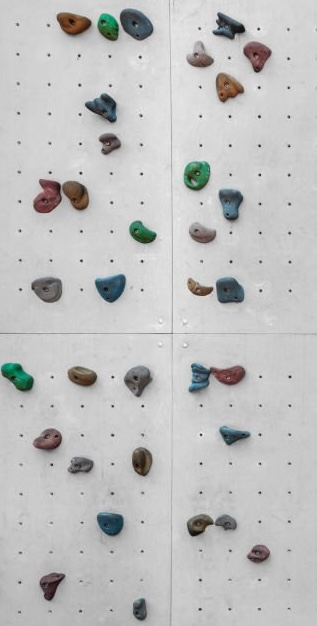
#> input picture assets/climbing_wall.jpg, 317 x 626 px
$ python edge_detection.py
#> lines starting #> are read from the running program, lines starting #| are printed output that depends on the picture; after the words box and inside, x2 and y2 are one past the last pixel; in counts of white or black regions, pixels touching at a corner belong together
import cv2
import numpy as np
import matplotlib
import matplotlib.pyplot as plt
from sklearn.cluster import KMeans

# Edge detect the image and show a black and white representation of the edges
def edge_detection(image, image_path=None):
    if image_path is not None:
        image = cv2.imread(image_path)
    gray = cv2.cvtColor(image, cv2.COLOR_BGR2GRAY)
    edges = cv2.Canny(gray, 100, 200)
    return edges
    #cv2.imshow("Edges", edges)
    #cv2.waitKey(0)
    #cv2.destroyAllWindows()


# draw bounding boxes around the detected edges from edge_detection
def draw_bounding_boxes(image, image_path=None, min_width=10, min_height=10):
    if image_path is not None:
        image = cv2.imread(image_path)
    gray = cv2.cvtColor(image, cv2.COLOR_BGR2GRAY)
    edges = cv2.Canny(gray, 100, 200)
    contours, _ = cv2.findContours(edges, cv2.RETR_EXTERNAL, cv2.CHAIN_APPROX_SIMPLE)
    for contour in contours:
        x, y, w, h = cv2.boundingRect(contour)
        if w >= min_width and h >= min_height:
            cv2.rectangle(image, (x, y), (x + w, y + h), (0, 255, 0), 2)
    return image

# draw bounding boxes around the detected edges from edge_detection and remove anything not in a bounding box
# lets also take the corner of each bounding box and see what color it is and then remove that color and annything similar from the image
def draw_bounding_boxes_and_remove(image, image_path=None, min_width=10, min_height=10):
    if image_path is not None:
        image = cv2.imread(image_path)
    gray = cv2.cvtColor(image, cv2.COLOR_BGR2GRAY)
    edges = cv2.Canny(gray, 100, 200)
    contours, _ = cv2.findContours(edges, cv2.RETR_EXTERNAL, cv2.CHAIN_APPROX_SIMPLE)
    bounding_boxes = []
    for contour in contours:
        x, y, w, h = cv2.boundingRect(contour)
        if w >= min_width and h >= min_height:
            bounding_boxes.append((x, y, w, h))
            cv2.rectangle(image, (x, y), (x + w, y + h), (0, 0, 0), 2)
    mask = np.zeros_like(edges)
    for x, y, w, h in bounding_boxes:
        mask[y:y+h, x:x+w] = 255
    image = cv2.bitwise_and(image, image, mask=mask)
    # now lets use the most common color in each bounding box and make the whole bounding box that color
    for x, y, w, h in bounding_boxes:
        box = image[y:y+h, x:x+w]
        box = box.reshape((-1, 3))
        kmeans = KMeans(n_clusters=1).fit(box)
        color = kmeans.cluster_centers_[0]
        image[y:y+h, x:x+w] = color
    return image

def apply_kmeans_image_tracing(image, n_colors=8, image_path=None, saturation_scale=2, value_scale=2):
    if image_path is not None:
        image = cv2.imread(image_path)
    hsv_image = cv2.cvtColor(image, cv2.COLOR_BGR2HSV)
    h, s, v = cv2.split(hsv_image)
    s = cv2.multiply(s, np.array([saturation_scale]))
    v = cv2.multiply(v, np.array([value_scale]))
    s = np.clip(s, 0, 255)
    v = np.clip(v, 0, 255)
    hsv_image = cv2.merge([h, s, v])
    enhanced_image = cv2.cvtColor(hsv_image, cv2.COLOR_HSV2RGB)
    pixel_values = enhanced_image.reshape((-1, 3))
    pixel_values = np.float32(pixel_values)
    criteria = (cv2.TERM_CRITERIA_EPS + cv2.TERM_CRITERIA_MAX_ITER, 100, 0.2)
    _, labels, centers = cv2.kmeans(pixel_values, n_colors, None, criteria, 10, cv2.KMEANS_RANDOM_CENTERS)
    centers = np.uint8(centers)
    result_image = centers[labels.flatten()]
    result_image = result_image.reshape(enhanced_image.shape)
    return cv2.cvtColor(result_image, cv2.COLOR_RGB2BGR)

# doesnt work
def remove_shadows(image):
    lab = cv2.cvtColor(image, cv2.COLOR_BGR2Lab)
    l, a, b = cv2.split(lab)
    clahe = cv2.createCLAHE(clipLimit=3.0, tileGridSize=(8, 8))
    cl = clahe.apply(l)
    limg = cv2.merge((cl, a, b))
    final = cv2.cvtColor(limg, cv2.COLOR_Lab2BGR)
    return final

def print_all_colors_in_image(image, image_path=None):
    if image_path is not None:
        image = cv2.imread(image_path)
    r, g, b = cv2.split(image)
    fig = plt.figure()
    axis = fig.add_subplot(1, 1, 1, projection="3d")
    pixel_colors = image.reshape((np.shape(image)[0]*np.shape(image)[1], 3))
    norm = matplotlib.colors.Normalize(vmin=-1.0, vmax=1.0)
    norm.autoscale(pixel_colors)
    pixel_colors = norm(pixel_colors).tolist()
    axis.scatter(r.flatten(), g.flatten(), b.flatten(),
                 facecolors=pixel_colors, marker=".")
    axis.set_xlabel("Red")
    axis.set_ylabel("Green")
    axis.set_zlabel("Blue")
    plt.show()

if __name__ == "__main__":
    n_colors = 5
    image = cv2.imread("assets/climbing_wall.jpg")
#> image is the input picture: shape (626, 317, 3); mean B, G, R 192.3, 192.6, 192.4
    cv2.imshow(f"Original", image)
    image = apply_kmeans_image_tracing(image, n_colors=n_colors)
#> in apply_kmeans_image_tracing, `hsv_image = cv2.cvtColor(image, cv2.COLOR_BGR2HSV)`: hsv_image: shape (626, 317, 3); mean H, S, V 18.9, 7, 193.9
#> in apply_kmeans_image_tracing, `hsv_image = cv2.merge([h, s, v])`: hsv_image: shape (626, 317, 3); mean H, S, V 18.9, 13, 249.6
#> in apply_kmeans_image_tracing, `enhanced_image = cv2.cvtColor(hsv_image, cv2.COLOR_HSV2RGB)`:
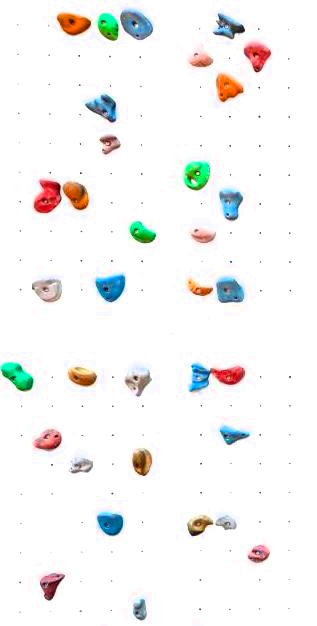
#> enhanced_image: shape (626, 317, 3); mean R, G, B 244.6, 244.6, 243.7
#> in apply_kmeans_image_tracing, `_, labels, centers = cv2.kmeans(pixel_values, n_colors, None, criteria..`: centers = [[205.3, 167.6, 157.9], [54.41, 115.9, 108.5], [254.5, 254.5, 254.6], [180.7, 72.23, 40.88], [65.87, 194.8, 194.2]]
#> in apply_kmeans_image_tracing, `centers = np.uint8(centers)`: centers = [[205, 167, 157], [54, 115, 108], [254, 254, 254], [180, 72, 40], [65, 194, 194]]
    cv2.imshow(f"Rasterized", image)
    image = draw_bounding_boxes_and_remove(image)
#> in draw_bounding_boxes_and_remove, `edges = cv2.Canny(gray, 100, 200)`:
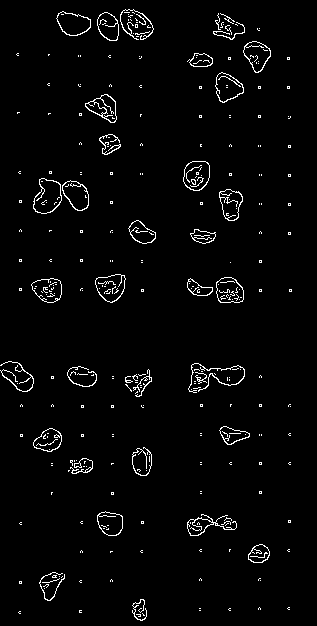
#> edges: shape (626, 317); 2.7% white in thin lines or dots
#> in draw_bounding_boxes_and_remove, `contours, _ = cv2.findContours(edges, cv2.RETR_EXTERNAL, cv2.CHAIN_APP..`: contours = 236 contours, 208 with area under 20; largest, box (x1, y1, x2, y2) and area: (33, 178, 62, 214) 716, (183, 161, 210, 191) 627, (95, 274, 126, 303) 609, (56, 11, 91, 36) 578, (216, 277, 244, 303) 568
#> the loop in draw_bounding_boxes_and_remove, `for contour in contours:` made 236 passes
#> (x, y, w, h) on passes 1, 3, 5: (136, 614, 5, 3), (18, 611, 3, 3), (79, 610, 3, 3)
#> after the loop in draw_bounding_boxes_and_remove, `for contour in contours:`:
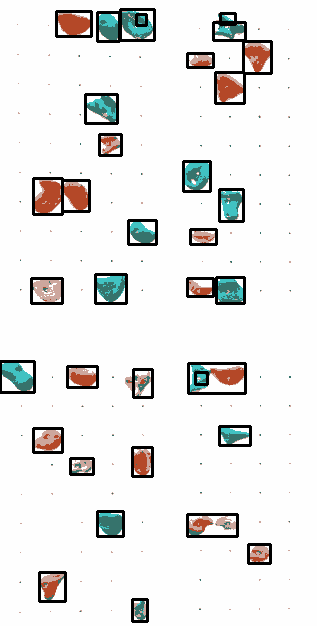
#> image: shape (626, 317, 3); mean B, G, R 230.9, 231.9, 232
#> after the loop in draw_bounding_boxes_and_remove, `for contour in contours:`: bounding_boxes = 35 items, first 6: (132, 599, 15, 22), (39, 572, 26, 29), (248, 544, 22, 19), (187, 514, 50, 22), (97, 511, 26, 25), (70, 458, 23, 16)
#> the loop in draw_bounding_boxes_and_remove, `for x, y, w, h in bounding_boxes:` made 35 passes
#> (x, y, w, h) on passes 1 to 12: (132, 599, 15, 22), (39, 572, 26, 29), (248, 544, 22, 19), (187, 514, 50, 22), (97, 511, 26, 25), (70, 458, 23, 16), (132, 447, 20, 29), (33, 428, 29, 24), (219, 426, 31, 19), (195, 372, 12, 12), (133, 369, 19, 28), (67, 366, 30, 21)
#> after the loop in draw_bounding_boxes_and_remove, `for x, y, w, h in bounding_boxes:`:
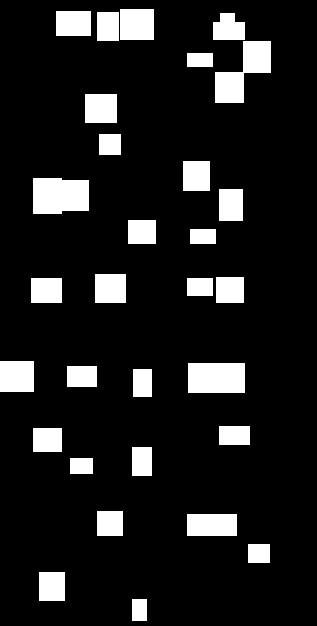
#> mask: shape (626, 317); 11.9% white; 30 white regions, largest, box (x1, y1, x2, y2) and area: (33, 178, 89, 214) 1881, (215, 41, 271, 103) 1794, (188, 363, 245, 393) 1710
#> the loop in draw_bounding_boxes_and_remove, `for x, y, w, h in bounding_boxes:` made 35 passes
#> (x, y, w, h, color) on passes 1 to 12: (132, 599, 15, 22, [101.6, 106.2, 87.72]), (39, 572, 26, 29, [116.4, 127.4, 160.3]), (248, 544, 22, 19, [98.31, 109.2, 146.5]), (187, 514, 50, 22, [144, 151.1, 170.4]), (97, 511, 26, 25, [109.4, 113.2, 62.18]), (70, 458, 23, 16, [120.2, 125.2, 132]), (132, 447, 20, 29, [75.2, 91.87, 148.6]), (33, 428, 29, 24, [111.1, 122.6, 163]), (219, 426, 31, 19, [137.7, 139.9, 97.67]), (195, 372, 12, 12, [98.5, 99.79, 46.27]), (133, 369, 19, 28, [136.2, 141, 145.5]), (67, 366, 30, 21, [88.79, 103.7, 155.2])
#> after the loop in draw_bounding_boxes_and_remove, `for x, y, w, h in bounding_boxes:`:
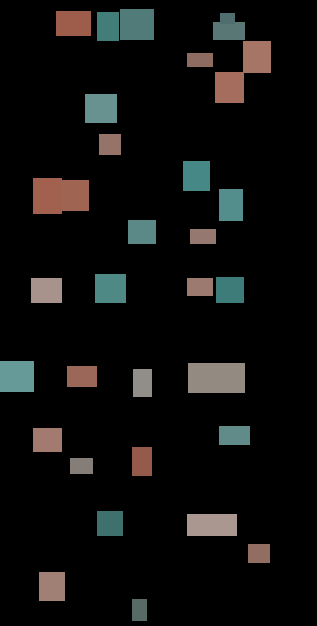
#> image: shape (626, 317, 3); mean B, G, R 13.9, 14.9, 15
    cv2.imshow(f"Image {n_colors}", image)
    print_all_colors_in_image(image)
#> in print_all_colors_in_image, `r, g, b = cv2.split(image)`:
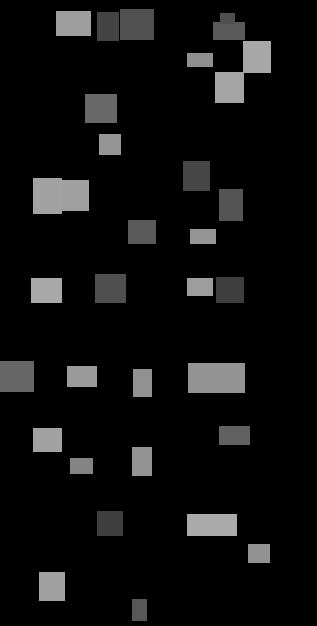
#> b: shape (626, 317); min 0, max 170, mean 15
#> in print_all_colors_in_image, `pixel_colors = norm(pixel_colors).tolist()`: pixel_colors = 198442 items
#> in print_all_colors_in_image, `plt.show()`:
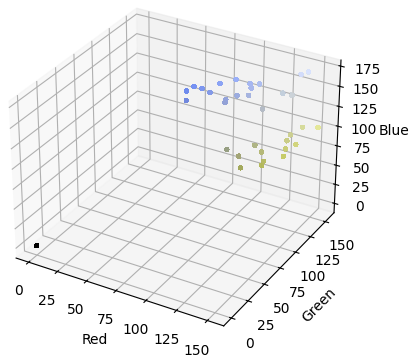
#> figure drawn by matplotlib, 1 panel
    cv2.waitKey(0)
    cv2.destroyAllWindows()
